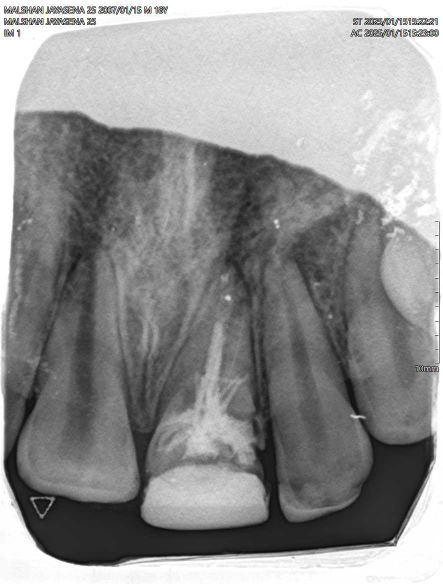
#> input picture data/abscess/raw/images/531-malshan-jayasena-25.jpg, 885 x 1167 px (shown at 1/2 size); its folder holds only this picture in this run
$ python scale_calibration_manual.py
#> lines starting #> are read from the running program, lines starting #| are printed output that depends on the picture; after the words box and inside, x2 and y2 are one past the last pixel; in counts of white or black regions, pixels touching at a corner belong together
#> in main, image is the input picture: shape (1167, 885, 3); mean B, G, R 144.8, 144.9, 144.8
"""Manual click-based calibration of the 10 mm image marker."""

import os
import cv2
import numpy as np
import pandas as pd


# Configuration
INPUT_DIR = "../../../data/abscess/raw/images"
OUTPUT_VIS_DIR = "../../../data/abscess/processed/manual_calibration_visualizations"
OUTPUT_CSV = "../../../data/abscess/processed/scale_calibration.csv"

KNOWN_SCALE_MM = 10.0
MAX_DISPLAY_DIM = 1000
WINDOW_NAME = "Manual Scale Calibration"

CSV_COLUMNS = [
    "image_name", "scale_start_x", "scale_start_y", "scale_end_x",
    "scale_end_y", "scale_pixels", "known_scale_mm", "mm_per_pixel",
]


class ClickState:
    """Holds the current click points and redraw callback for one image."""

    def __init__(self, base_display_image):
        self.base_display_image = base_display_image
        self.points = []
        self.canvas = base_display_image.copy()

    def reset(self):
        self.points = []
        self.canvas = self.base_display_image.copy()

    # [12 lines left out: functions add_point, _redraw, not called in this run]


def _mouse_callback(event, x, y, flags, state):
    if event == cv2.EVENT_LBUTTONDOWN:
        state.add_point(x, y)


def _draw_instructions(canvas, message):
    display = canvas.copy()
    overlay_lines = [
        message,
        "Click start and end of the 10 mm scale marker.",
        "[c] confirm  [r] retry  [s] skip  [q] quit",
    ]
    y = 22
    for line in overlay_lines:
        cv2.putText(display, line, (10, y), cv2.FONT_HERSHEY_SIMPLEX,
                    0.55, (0, 0, 0), 3, cv2.LINE_AA)
        cv2.putText(display, line, (10, y), cv2.FONT_HERSHEY_SIMPLEX,
                    0.55, (0, 255, 0), 1, cv2.LINE_AA)
        y += 24
    return display


def calibrate_image_manual(image, window_name):
    """Run the interactive click loop for a single image.

    Returns a dict with original-image-coordinate results, or a string
    status ("skip" / "quit") if the user chose not to calibrate.
    """
#> called with window_name = 'Manual Scale Calibration'
    image_height, image_width = image.shape[:2]
    scale = 1.0
    if max(image_height, image_width) > MAX_DISPLAY_DIM:
        scale = MAX_DISPLAY_DIM / float(max(image_height, image_width))
    display_size = (int(round(image_width * scale)), int(round(image_height * scale)))
    base_display_image = cv2.resize(image, display_size) if scale != 1.0 else image.copy()
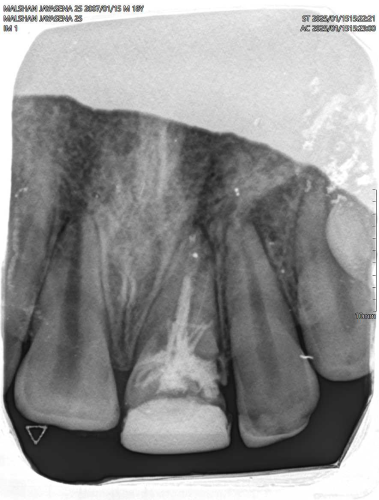
#> base_display_image: shape (1000, 758, 3) (shown at 1/2 size); mean B, G, R 144.7, 144.7, 144.7

    state = ClickState(base_display_image)
    cv2.setMouseCallback(window_name, _mouse_callback, state)

    message = "Ready."
    while True:
        frame = _draw_instructions(state.canvas, message)
#> after the loop in _draw_instructions, `for line in overlay_lines:`:
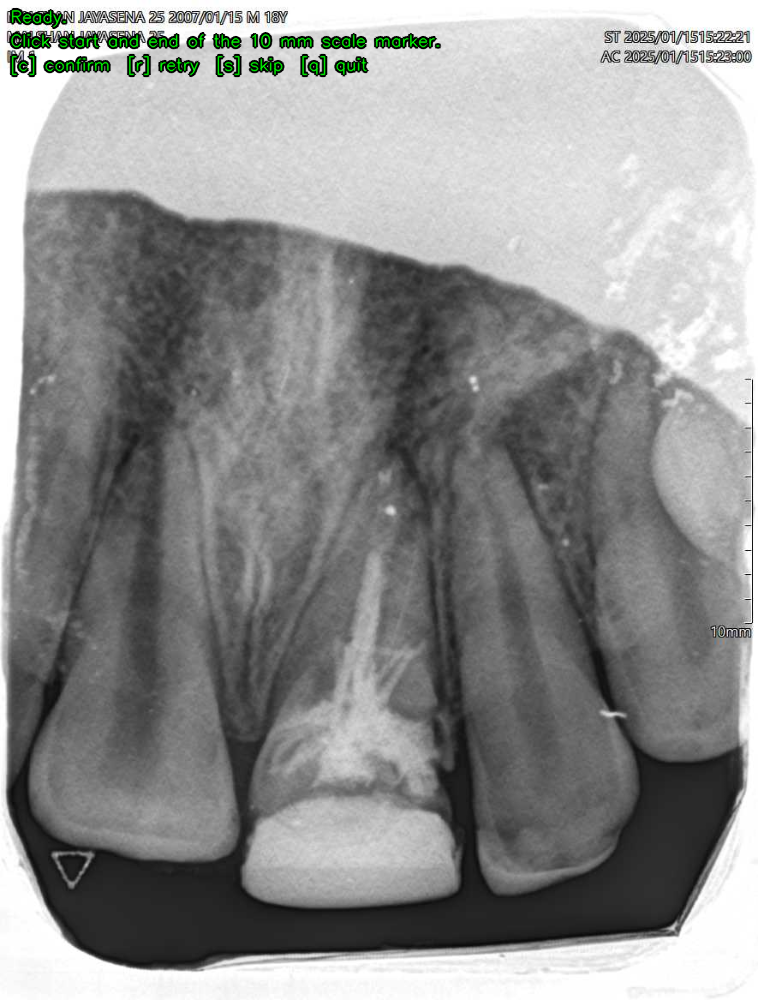
#> display: shape (1000, 758, 3); 1.43% of pixels changed, all inside (x1, y1, x2, y2) = (9, 7, 442, 78)
#> after the loop in _draw_instructions, `for line in overlay_lines:`: y = 94
        cv2.imshow(window_name, frame)
        key = cv2.waitKey(20) & 0xFF
#> (key q is pressed here)

        if len(state.points) < 2:
            message = f"Point {len(state.points)}/2 selected."
#> message = 'Point 0/2 selected.'
            if key == ord('q'):
                return "quit"
            if key == ord('s'):
                return "skip"
            if key == ord('r'):
                state.reset()
                message = "Cleared. Click the start point."
            continue

        message = "Line drawn. Press c to confirm, r to retry, s to skip, q to quit."
        if key == ord('c'):
            (start_disp_x, start_disp_y), (end_disp_x, end_disp_y) = state.points
            start_x, start_y = start_disp_x / scale, start_disp_y / scale
            end_x, end_y = end_disp_x / scale, end_disp_y / scale
            scale_pixels = float(np.hypot(end_x - start_x, end_y - start_y))
            if scale_pixels <= 0:
                message = "Invalid selection (zero length). Click two distinct points."
                state.reset()
                continue
            mm_per_pixel = KNOWN_SCALE_MM / scale_pixels
            return {
                "scale_start_x": round(start_x, 2),
                "scale_start_y": round(start_y, 2),
                "scale_end_x": round(end_x, 2),
                "scale_end_y": round(end_y, 2),
                "scale_pixels": round(scale_pixels, 2),
                "known_scale_mm": KNOWN_SCALE_MM,
                "mm_per_pixel": round(mm_per_pixel, 4),
            }
        if key == ord('r'):
            state.reset()
            message = "Cleared. Click the start point."
        elif key == ord('s'):
            return "skip"
        elif key == ord('q'):
            return "quit"


# [19 lines left out: function build_visualization, not called in this run]


def load_existing_results(csv_path):
    """Load prior calibration results into an {image_name: row} dict."""
    if not os.path.exists(csv_path):
        return {}
    existing = pd.read_csv(csv_path)
    return {row["image_name"]: row.to_dict() for _, row in existing.iterrows()}


def save_results(csv_path, results_by_name):
    ordered_rows = [results_by_name[name] for name in results_by_name]
    pd.DataFrame(ordered_rows, columns=CSV_COLUMNS).to_csv(csv_path, index=False)


def main():
    print("=" * 60)
    print("  Manual Scale Calibration")
    print("=" * 60)

    script_dir = os.path.dirname(os.path.abspath(__file__))
    input_abs_dir = os.path.normpath(os.path.join(script_dir, INPUT_DIR))
    if not os.path.exists(input_abs_dir):
        print(f"[ERROR] Input directory not found: {input_abs_dir}")
        return

    valid_extensions = (".jpg", ".jpeg", ".png")
    files = sorted(name for name in os.listdir(input_abs_dir)
                    if name.lower().endswith(valid_extensions))
    if not files:
        print(f"[ERROR] No valid images found in {input_abs_dir}")
        return

    visualization_dir = os.path.normpath(os.path.join(script_dir, OUTPUT_VIS_DIR))
    csv_path = os.path.normpath(os.path.join(script_dir, OUTPUT_CSV))
    os.makedirs(visualization_dir, exist_ok=True)
    os.makedirs(os.path.dirname(csv_path), exist_ok=True)

    results_by_name = load_existing_results(csv_path)
    print(f"Found {len(files)} images. {len(results_by_name)} already calibrated.\n")

    cv2.namedWindow(WINDOW_NAME, cv2.WINDOW_AUTOSIZE)

    quit_requested = False
    processed_count = 0
    for filename in files:
        if quit_requested:
            break

        print(f"Processing: {filename}")
        image = cv2.imread(os.path.join(input_abs_dir, filename))
        if image is None:
            print(f"  -> Could not load {filename}, skipping.")
            continue

        outcome = calibrate_image_manual(image, WINDOW_NAME)
#> outcome = 'quit'

        if outcome == "quit":
            print("  -> Quit requested.")
            quit_requested = True
            break
        if outcome == "skip":
            print("  -> Skipped.")
            continue

        result_row = {"image_name": filename, **outcome}
        results_by_name[filename] = result_row
        processed_count += 1

        visualization = build_visualization(image, result_row)
        cv2.imwrite(os.path.join(visualization_dir, f"manual_calib_vis_{filename}"),
                    visualization)
        save_results(csv_path, results_by_name)
        print(f"  -> mm/px: {result_row['mm_per_pixel']}  "
              f"(scale_pixels: {result_row['scale_pixels']})")

    cv2.destroyAllWindows()

    if results_by_name:
        save_results(csv_path, results_by_name)
        print(f"\n[SUCCESS] Calibrated {processed_count} image(s) this run.")
        print(f"Results saved to: {csv_path}")
        print(f"Visualizations saved to: {visualization_dir}")
    else:
        print("\n[INFO] No results to save.")


if __name__ == "__main__":
    main()

$ run again, on data/abscess/raw/images/8332-amodya-sewmini.jpg
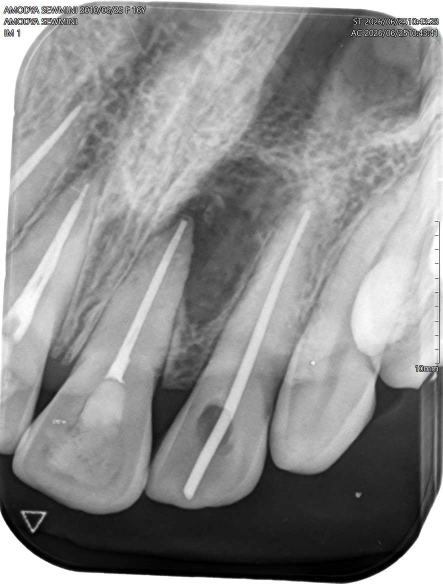
#> input picture data/abscess/raw/images/8332-amodya-sewmini.jpg, 885 x 1167 px (shown at 1/2 size)
#> in main, image is the input picture: shape (1167, 885, 3); mean B, G, R 139.9, 139.9, 139.9
#> in calibrate_image_manual, `base_display_image = cv2.resize(image, display_size) if scale != 1.0 e..`:
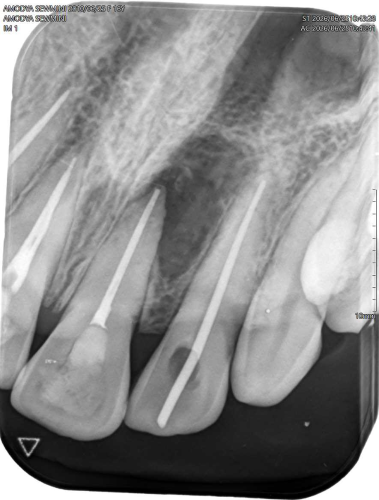
#> base_display_image: shape (1000, 758, 3) (shown at 1/2 size); mean B, G, R 139.8, 139.8, 139.8
#> after the loop in _draw_instructions, `for line in overlay_lines:`:
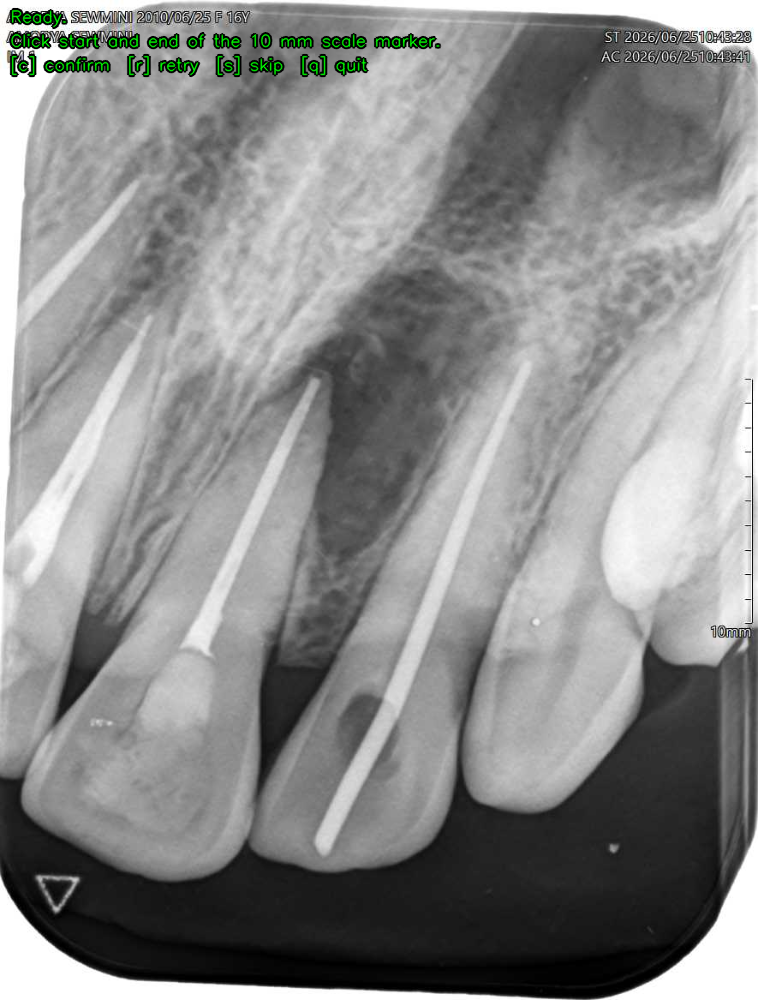
#> display: shape (1000, 758, 3); 1.42% of pixels changed, all inside (x1, y1, x2, y2) = (9, 7, 442, 78)
#> after the loop in _draw_instructions, `for line in overlay_lines:`: y = 94
#> message = 'Point 0/2 selected.'
#> outcome = 'quit'

$ run again, on data/abscess/raw/images/L16.jpg
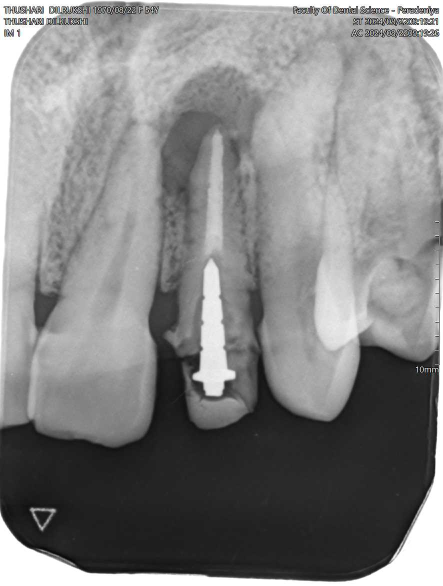
#> input picture data/abscess/raw/images/L16.jpg, 886 x 1171 px (shown at 1/2 size)
#> in main, image is the input picture: shape (1171, 886, 3); mean B, G, R 131.5, 131.5, 131.5
#> in calibrate_image_manual, `base_display_image = cv2.resize(image, display_size) if scale != 1.0 e..`:
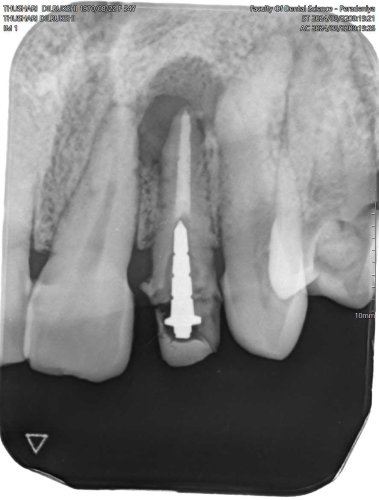
#> base_display_image: shape (1000, 757, 3) (shown at 1/2 size); mean B, G, R 131.4, 131.5, 131.4
#> after the loop in _draw_instructions, `for line in overlay_lines:`:
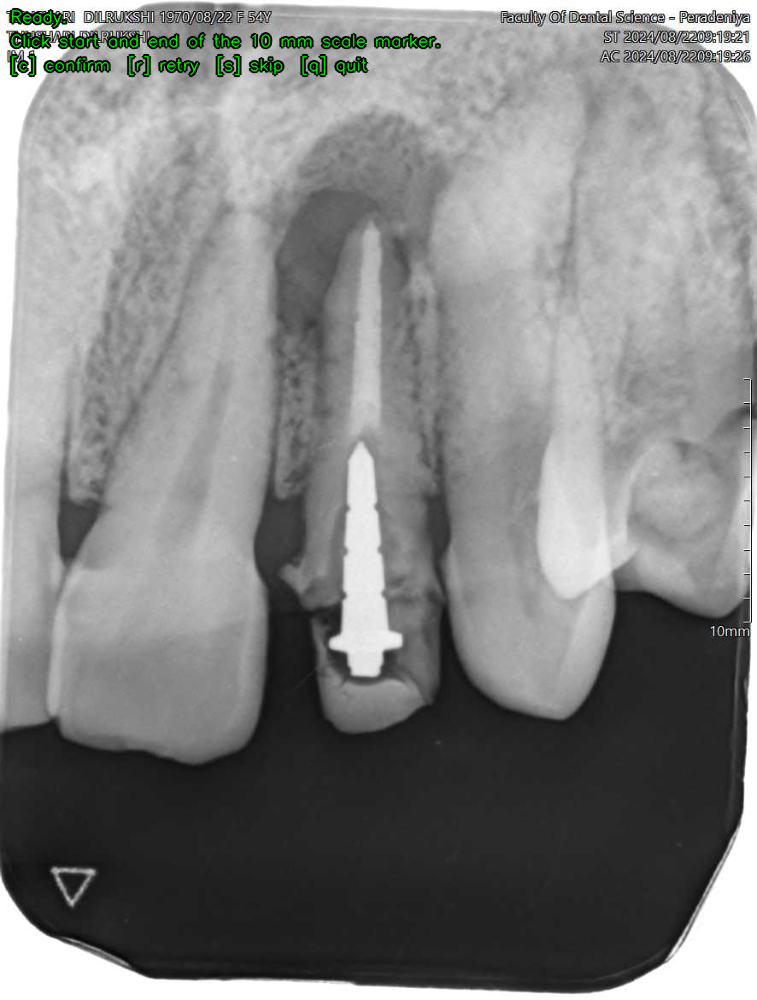
#> display: shape (1000, 757, 3); 1.43% of pixels changed, all inside (x1, y1, x2, y2) = (9, 7, 442, 78)
#> after the loop in _draw_instructions, `for line in overlay_lines:`: y = 94
#> message = 'Point 0/2 selected.'
#> outcome = 'quit'
